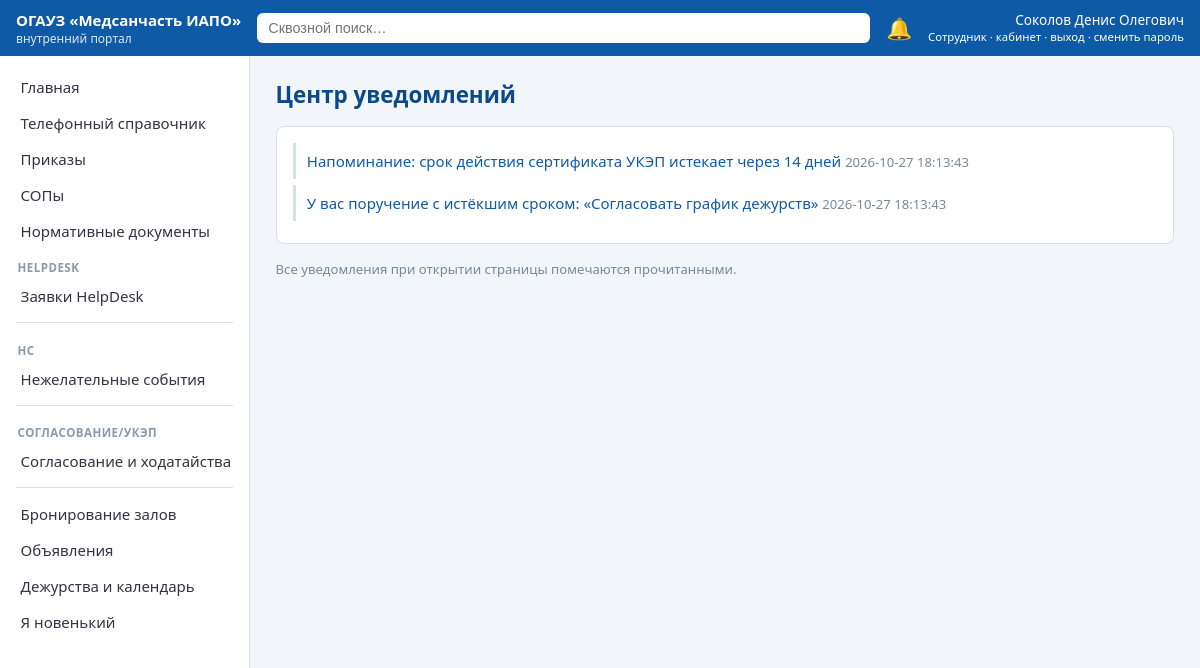
Page /notifications (signed in) on the earlier database version.
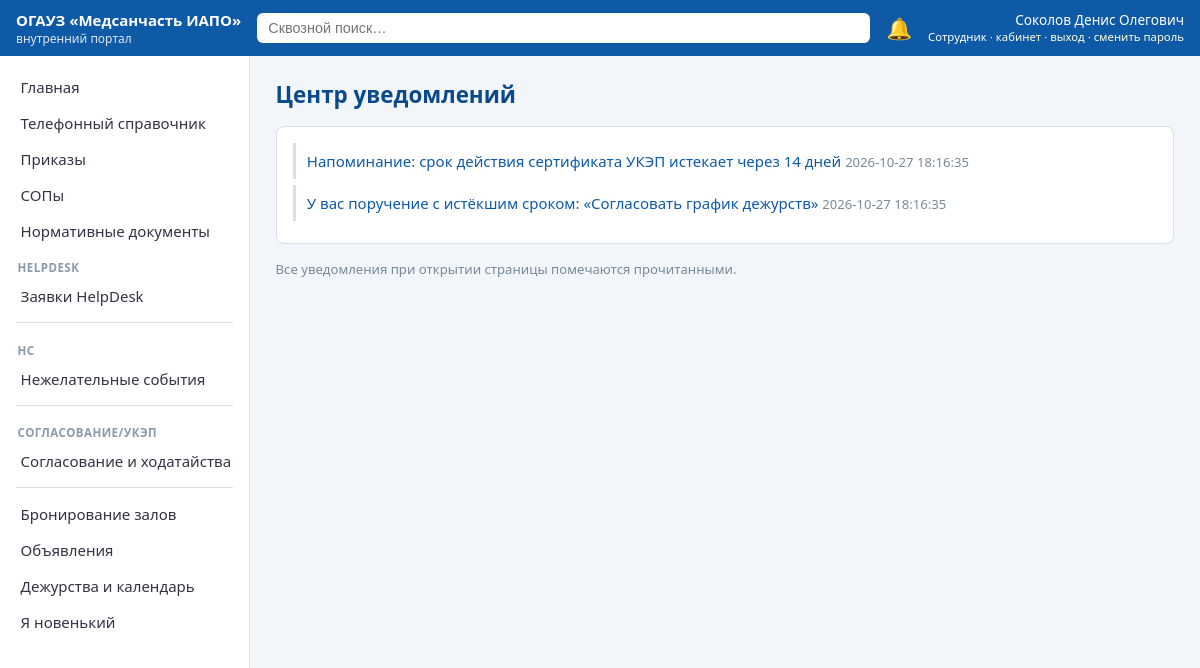
Same page on the later database version.
### tables this page shows
CREATE TABLE notification(id INTEGER PRIMARY KEY, user_id INTEGER REFERENCES users(id),
  text TEXT, link TEXT, created_at TEXT, read INTEGER DEFAULT 0);

### app.py (the view)
@app.get("/notifications", response_class=HTMLResponse)
def notifications(request: Request):
    u = current_user(request)
    if not u:
        return RedirectResponse("/login", status_code=302)
    con = get_db()
    rows = con.execute("SELECT * FROM notification WHERE user_id=? ORDER BY created_at DESC", (u["id"],)).fetchall()
    con.execute("UPDATE notification SET read=1 WHERE user_id=?", (u["id"],))
    con.commit(); con.close()
    return ctx(request, notes=rows, template="notifications.html", section="Центр уведомлений")

### templates/notifications.html
{% extends "base.html" %}
{% block body %}
<div class="card">
  {% for n in notes %}
  <div class="note {{ '' if n['read'] else 'unread' }}">
    <a href="{{ n['link'] }}">{{ n['text'] }}</a>
    <span class="muted">{{ n['created_at'] }}{% if not n['read'] %} · <b>новое</b>{% endif %}</span>
  </div>
  {% else %}
  <p class="muted">Уведомлений нет. Здесь появляются новости о назначенных вам заявках, согласованиях, поручениях и истекающих сроках (раздел 4.16 ТЗ).</p>
  {% endfor %}
</div>
<p class="muted">Все уведомления при открытии страницы помечаются прочитанными.</p>
{% endblock %}

Differences in the rows shown:
changed notification "Напоминание: срок действия сертификата УКЭП истекает через 14 дней": created_at "2026-10-27 18:13:43" → "2026-10-27 18:16:35"
changed notification "У вас поручение с истёкшим сроком: «Согласовать график дежурств»": created_at "2026-10-27 18:13:43" → "2026-10-27 18:16:35"
